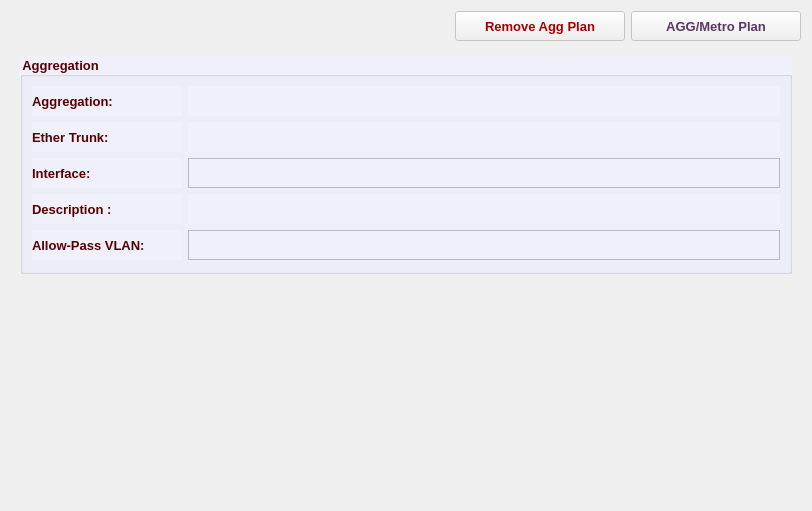
         <widget class="QWidget" name="scrollAreaWidgetContents_3">
          <property name="geometry">
           <rect>
            <x>0</x>
            <y>0</y>
            <width>812</width>
            <height>511</height>
           </rect>
          </property>
          <layout class="QVBoxLayout" name="verticalLayout_18">
           <item>
            <layout class="QHBoxLayout" name="horizontalLayout_46">
             <item>
              <spacer name="horizontalSpacer_52">
               <property name="font">
                <font>
                 <family>Tahoma</family>
                 <pointsize>10</pointsize>
                </font>
               </property>
               <property name="orientation">
                <enum>Qt::Horizontal</enum>
               </property>
               <property name="sizeHint" stdset="0">
                <size>
                 <width>40</width>
                 <height>20</height>
                </size>
               </property>
              </spacer>
             </item>
             <item>
              <widget class="QPushButton" name="RemoveAggMetroPlanBtn">
               <property name="enabled">
                <bool>false</bool>
               </property>
               <property name="sizePolicy">
                <sizepolicy hsizetype="Preferred" vsizetype="Preferred">
                 <horstretch>0</horstretch>
                 <verstretch>0</verstretch>
                </sizepolicy>
               </property>
               <property name="minimumSize">
                <size>
                 <width>170</width>
                 <height>30</height>
                </size>
               </property>
               <property name="maximumSize">
                <size>
                 <width>200</width>
                 <height>30</height>
                </size>
               </property>
               <property name="font">
                <font>
                 <family>Tahoma</family>
                 <pointsize>10</pointsize>
                 <weight>75</weight>
                 <bold>true</bold>
                </font>
               </property>
               <property name="styleSheet">
                <string notr="true">color: rgb(164, 0, 0);</string>
               </property>
               <property name="text">
                <string>Remove Agg Plan</string>
               </property>
               <property name="icon">
                <iconset resource="../../../../../image.qrc">
                 <normaloff>:/Image/remove.png</normaloff>:/Image/remove.png</iconset>
               </property>
               <property name="iconSize">
                <size>
                 <width>20</width>
                 <height>20</height>
                </size>
               </property>
              </widget>
             </item>
             <item>
              <widget class="QPushButton" name="aggMetroPlanBtn">
               <property name="enabled">
                <bool>false</bool>
               </property>
               <property name="sizePolicy">
                <sizepolicy hsizetype="Preferred" vsizetype="Preferred">
                 <horstretch>0</horstretch>
                 <verstretch>0</verstretch>
                </sizepolicy>
               </property>
               <property name="minimumSize">
                <size>
                 <width>170</width>
                 <height>30</height>
                </size>
               </property>
               <property name="maximumSize">
                <size>
                 <width>220</width>
                 <height>30</height>
                </size>
               </property>
               <property name="font">
                <font>
                 <family>Tahoma</family>
                 <pointsize>10</pointsize>
                 <weight>75</weight>
                 <bold>true</bold>
                </font>
               </property>
               <property name="styleSheet">
                <string notr="true">color: rgb(92, 53, 102);</string>
               </property>
               <property name="text">
                <string>AGG/Metro Plan</string>
               </property>
               <property name="icon">
                <iconset resource="../../../../../image.qrc">
                 <normaloff>:/Image/plan.png</normaloff>:/Image/plan.png</iconset>
               </property>
               <property name="iconSize">
                <size>
                 <width>20</width>
                 <height>20</height>
                </size>
               </property>
              </widget>
             </item>
            </layout>
           </item>
           <item>
            <widget class="QFrame" name="aggMetroGB">
             <property name="font">
              <font>
               <family>Tahoma</family>
               <pointsize>10</pointsize>
               <weight>75</weight>
               <bold>true</bold>
              </font>
             </property>
             <property name="styleSheet">
              <string notr="true">color: rgb(85, 0, 0);</string>
             </property>
             <layout class="QVBoxLayout" name="verticalLayout_15">
              <item>
               <widget class="QGroupBox" name="aggGB">
                <property name="minimumSize">
                 <size>
                  <width>0</width>
                  <height>0</height>
                 </size>
                </property>
                <property name="font">
                 <font>
                  <family>Tahoma</family>
                  <pointsize>10</pointsize>
                  <weight>75</weight>
                  <bold>true</bold>
                 </font>
                </property>
                <property name="styleSheet">
                 <string notr="true">background-color: rgb(240, 240, 250);</string>
                </property>
                <property name="title">
                 <string>Aggregation</string>
                </property>
                <layout class="QVBoxLayout" name="verticalLayout_11">
                 <item>
                  <layout class="QHBoxLayout" name="horizontalLayout_29">
                   <item>
                    <widget class="QLabel" name="label_52">
                     <property name="minimumSize">
                      <size>
                       <width>150</width>
                       <height>30</height>
                      </size>
                     </property>
                     <property name="maximumSize">
                      <size>
                       <width>150</width>
                       <height>30</height>
                      </size>
                     </property>
                     <property name="font">
                      <font>
                       <family>Tahoma</family>
                       <pointsize>10</pointsize>
                       <weight>75</weight>
                       <bold>true</bold>
                      </font>
                     </property>
                     <property name="text">
                      <string>Aggregation:</string>
                     </property>
                    </widget>
                   </item>
                   <item>
                    <widget class="QLabel" name="agg1Lbl">
                     <property name="sizePolicy">
                      <sizepolicy hsizetype="Expanding" vsizetype="Preferred">
                       <horstretch>0</horstretch>
                       <verstretch>0</verstretch>
                      </sizepolicy>
                     </property>
                     <property name="minimumSize">
                      <size>
                       <width>0</width>
                       <height>30</height>
                      </size>
                     </property>
                     <property name="maximumSize">
                      <size>
                       <width>16777215</width>
                       <height>30</height>
                      </size>
                     </property>
                     <property name="font">
                      <font>
                       <family>Tahoma</family>
                       <pointsize>10</pointsize>
                       <weight>75</weight>
                       <bold>true</bold>
                      </font>
                     </property>
                     <property name="styleSheet">
                      <string notr="true">color: rgb(85, 0, 127);</string>
                     </property>
                     <property name="text">
                      <string/>
                     </property>
                    </widget>
                   </item>
                  </layout>
                 </item>
                 <item>
                  <layout class="QHBoxLayout" name="horizontalLayout_30">
                   <item>
                    <widget class="QLabel" name="label_38">
                     <property name="minimumSize">
                      <size>
                       <width>150</width>
                       <height>30</height>
                      </size>
                     </property>
                     <property name="maximumSize">
                      <size>
                       <width>150</width>
                       <height>30</height>
                      </size>
                     </property>
                     <property name="font">
                      <font>
                       <family>Tahoma</family>
                       <pointsize>10</pointsize>
                       <weight>75</weight>
                       <bold>true</bold>
                      </font>
                     </property>
                     <property name="text">
                      <string>Ether Trunk:</string>
                     </property>
                    </widget>
                   </item>
                   <item>
                    <widget class="QLabel" name="agg1EtherLbl">
                     <property name="sizePolicy">
                      <sizepolicy hsizetype="Expanding" vsizetype="Preferred">
                       <horstretch>0</horstretch>
                       <verstretch>0</verstretch>
                      </sizepolicy>
                     </property>
                     <property name="minimumSize">
                      <size>
                       <width>80</width>
                       <height>30</height>
                      </size>
                     </property>
                     <property name="maximumSize">
                      <size>
                       <width>16777215</width>
                       <height>30</height>
                      </size>
                     </property>
                     <property name="font">
                      <font>
                       <family>Tahoma</family>
                       <pointsize>10</pointsize>
                       <weight>75</weight>
                       <bold>true</bold>
                      </font>
                     </property>
                     <property name="styleSheet">
                      <string notr="true">color: rgb(85, 0, 127);</string>
                     </property>
                     <property name="text">
                      <string/>
                     </property>
                    </widget>
                   </item>
                  </layout>
                 </item>
                 <item>
                  <layout class="QHBoxLayout" name="horizontalLayout_32">
                   <item>
                    <widget class="QLabel" name="label_43">
                     <property name="minimumSize">
                      <size>
                       <width>150</width>
                       <height>30</height>
                      </size>
                     </property>
                     <property name="maximumSize">
                      <size>
                       <width>150</width>
                       <height>30</height>
                      </size>
                     </property>
                     <property name="font">
                      <font>
                       <family>Tahoma</family>
                       <pointsize>10</pointsize>
                       <weight>75</weight>
                       <bold>true</bold>
                      </font>
                     </property>
                     <property name="text">
                      <string>Interface:</string>
                     </property>
                     <property name="alignment">
                      <set>Qt::AlignLeading|Qt::AlignLeft|Qt::AlignVCenter</set>
                     </property>
                    </widget>
                   </item>
                   <item>
                    <widget class="QListView" name="aggIntLV">
                     <property name="minimumSize">
                      <size>
                       <width>530</width>
                       <height>30</height>
                      </size>
                     </property>
                     <property name="maximumSize">
                      <size>
                       <width>16777215</width>
                       <height>30</height>
                      </size>
                     </property>
                     <property name="font">
                      <font>
                       <family>Tahoma</family>
                       <pointsize>10</pointsize>
                       <weight>75</weight>
                       <bold>true</bold>
                      </font>
                     </property>
                     <property name="styleSheet">
                      <string notr="true">color: rgb(85, 0, 127);</string>
                     </property>
                     <property name="flow">
                      <enum>QListView::LeftToRight</enum>
                     </property>
                    </widget>
                   </item>
                  </layout>
                 </item>
                 <item>
                  <layout class="QHBoxLayout" name="horizontalLayout_31">
                   <item>
                    <widget class="QLabel" name="label_42">
                     <property name="minimumSize">
                      <size>
                       <width>150</width>
                       <height>30</height>
                      </size>
                     </property>
                     <property name="maximumSize">
                      <size>
                       <width>150</width>
                       <height>30</height>
                      </size>
                     </property>
                     <property name="font">
                      <font>
                       <family>Tahoma</family>
                       <pointsize>10</pointsize>
                       <weight>75</weight>
                       <bold>true</bold>
                      </font>
                     </property>
                     <property name="text">
                      <string>Description :</string>
                     </property>
                     <property name="alignment">
                      <set>Qt::AlignLeading|Qt::AlignLeft|Qt::AlignVCenter</set>
                     </property>
                    </widget>
                   </item>
                   <item>
                    <widget class="QLabel" name="agg1DescLbl">
                     <property name="sizePolicy">
                      <sizepolicy hsizetype="Expanding" vsizetype="Preferred">
                       <horstretch>0</horstretch>
                       <verstretch>0</verstretch>
                      </sizepolicy>
                     </property>
                     <property name="minimumSize">
                      <size>
                       <width>400</width>
                       <height>30</height>
                      </size>
                     </property>
                     <property name="maximumSize">
                      <size>
                       <width>16777215</width>
                       <height>30</height>
                      </size>
                     </property>
                     <property name="font">
                      <font>
                       <family>Tahoma</family>
                       <pointsize>10</pointsize>
                       <weight>75</weight>
                       <bold>true</bold>
                      </font>
                     </property>
                     <property name="styleSheet">
                      <string notr="true">color: rgb(85, 0, 127);</string>
                     </property>
                     <property name="text">
                      <string/>
                     </property>
                    </widget>
                   </item>
                  </layout>
                 </item>
                 <item>
                  <layout class="QHBoxLayout" name="horizontalLayout_33">
                   <item>
                    <widget class="QLabel" name="label_44">
                     <property name="minimumSize">
                      <size>
                       <width>150</width>
                       <height>30</height>
                      </size>
                     </property>
                     <property name="maximumSize">
                      <size>
                       <width>150</width>
                       <height>30</height>
                      </size>
                     </property>
                     <property name="font">
                      <font>
                       <family>Tahoma</family>
                       <pointsize>10</pointsize>
                       <weight>75</weight>
                       <bold>true</bold>
                      </font>
                     </property>
                     <property name="text">
                      <string>Allow-Pass VLAN:</string>
                     </property>
                     <property name="alignment">
                      <set>Qt::AlignLeading|Qt::AlignLeft|Qt::AlignVCenter</set>
                     </property>
                    </widget>
                   </item>
                   <item>
                    <widget class="QListView" name="agg1AllowPassLV">
                     <property name="minimumSize">
                      <size>
                       <width>530</width>
                       <height>30</height>
                      </size>
                     </property>
                     <property name="maximumSize">
                      <size>
                       <width>16777215</width>
                       <height>30</height>
                      </size>
                     </property>
                     <property name="font">
                      <font>
                       <family>Tahoma</family>
                       <pointsize>10</pointsize>
                       <weight>75</weight>
                       <bold>true</bold>
                      </font>
                     </property>
                     <property name="styleSheet">
                      <string notr="true">color: rgb(85, 0, 127);</string>
                     </property>
                     <property name="flow">
                      <enum>QListView::LeftToRight</enum>
                     </property>
                    </widget>
                   </item>
                  </layout>
                 </item>
                </layout>
               </widget>
              </item>
              <item>
               <spacer name="verticalSpacer_2">
                <property name="orientation">
                 <enum>Qt::Vertical</enum>
                </property>
                <property name="sizeHint" stdset="0">
                 <size>
                  <width>20</width>
                  <height>40</height>
                 </size>
                </property>
               </spacer>
              </item>
             </layout>
            </widget>
           </item>
          </layout>
         </widget>
